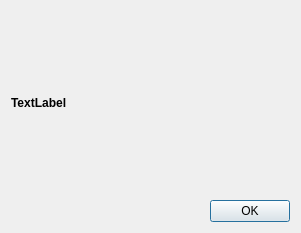
<?xml version="1.0" encoding="UTF-8"?>
<ui version="4.0">
 <class>ScatterPlotError</class>
 <widget class="QDialog" name="ScatterPlotError">
  <property name="geometry">
   <rect>
    <x>0</x>
    <y>0</y>
    <width>301</width>
    <height>233</height>
   </rect>
  </property>
  <property name="windowTitle">
   <string>Error</string>
  </property>
  <property name="modal">
   <bool>false</bool>
  </property>
  <layout class="QGridLayout" name="gridLayout">
   <item row="1" column="0">
    <widget class="QDialogButtonBox" name="buttonBox">
     <property name="orientation">
      <enum>Qt::Horizontal</enum>
     </property>
     <property name="standardButtons">
      <set>QDialogButtonBox::Ok</set>
     </property>
    </widget>
   </item>
   <item row="0" column="0">
    <widget class="QLabel" name="error_message">
     <property name="font">
      <font>
       <weight>75</weight>
       <bold>true</bold>
      </font>
     </property>
     <property name="inputMethodHints">
      <set>Qt::ImhMultiLine</set>
     </property>
     <property name="text">
      <string>TextLabel</string>
     </property>
     <property name="wordWrap">
      <bool>true</bool>
     </property>
    </widget>
   </item>
  </layout>
 </widget>
 <resources/>
 <connections>
  <connection>
   <sender>buttonBox</sender>
   <signal>accepted()</signal>
   <receiver>ScatterPlotError</receiver>
   <slot>accept()</slot>
   <hints>
    <hint type="sourcelabel">
     <x>248</x>
     <y>254</y>
    </hint>
    <hint type="destinationlabel">
     <x>157</x>
     <y>274</y>
    </hint>
   </hints>
  </connection>
  <connection>
   <sender>buttonBox</sender>
   <signal>rejected()</signal>
   <receiver>ScatterPlotError</receiver>
   <slot>reject()</slot>
   <hints>
    <hint type="sourcelabel">
     <x>316</x>
     <y>260</y>
    </hint>
    <hint type="destinationlabel">
     <x>286</x>
     <y>274</y>
    </hint>
   </hints>
  </connection>
 </connections>
</ui>
